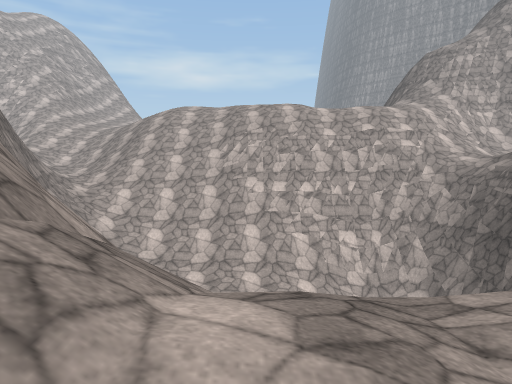
[1] (above)

12 first-person views from a walk through a 3-D level made in the Unity game engine. The camera is 1.2 m above the floor, tilts 6° down and sees 75° across. The floor is counted in squares, 2 m on a side. Each view is taken from the middle of a square. On the plan, view 1 faces up. The plan holds only what a view shows up to about 10 squares ahead; the rest is blank. The place goes on beyond the plan. The player character is not drawn. Surface patterns are stand-ins for the level's own textures.

[2]
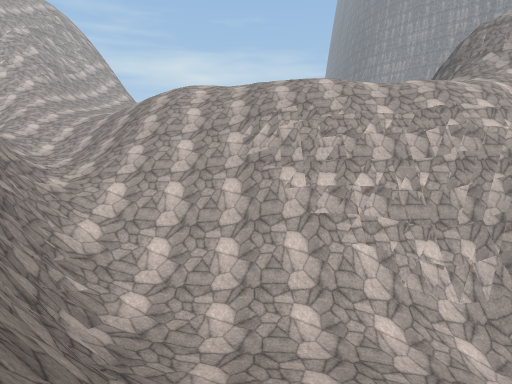

[3]
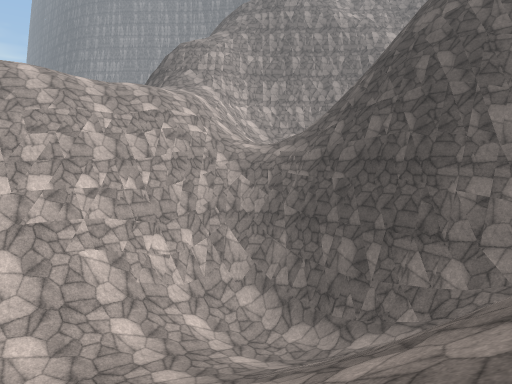

[4]
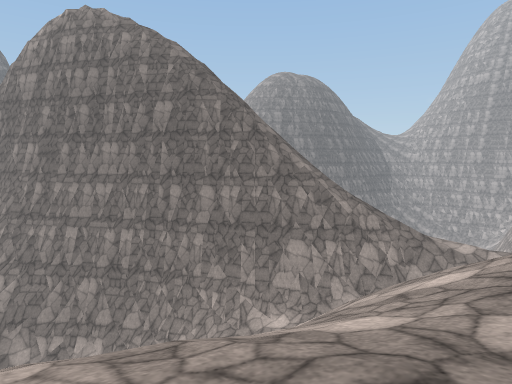

[5]
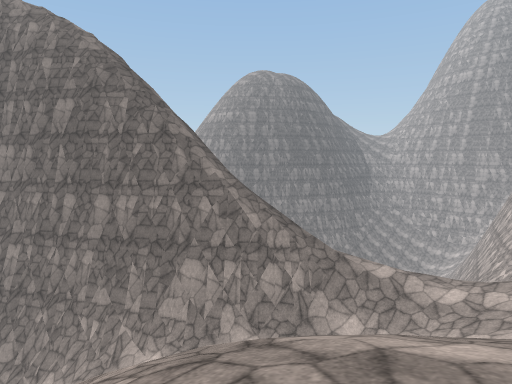

[6]
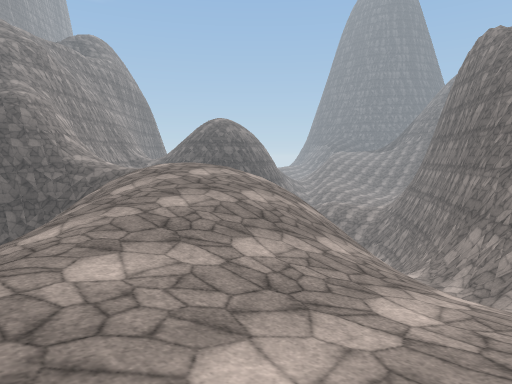

[7]
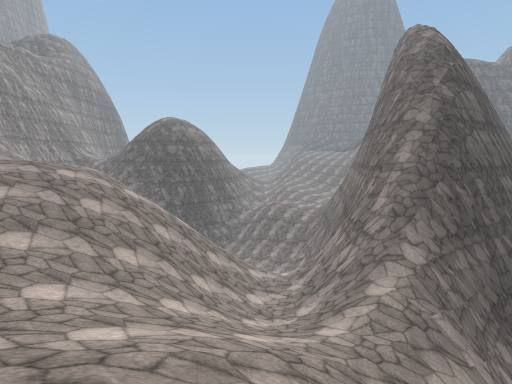

[8]
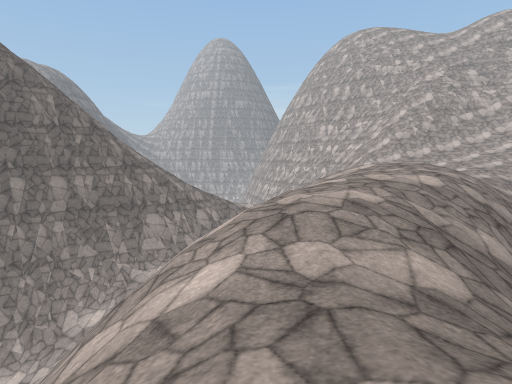

[9]
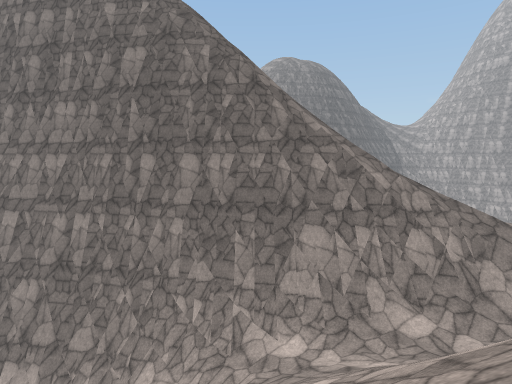

[10]
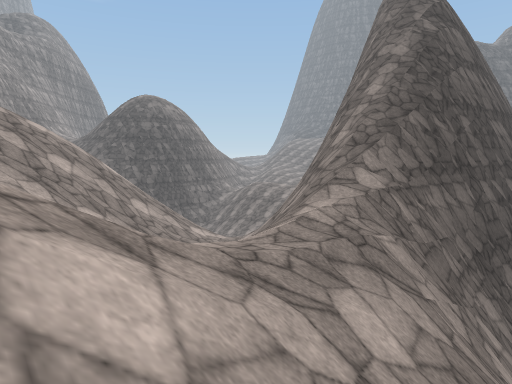

[11]
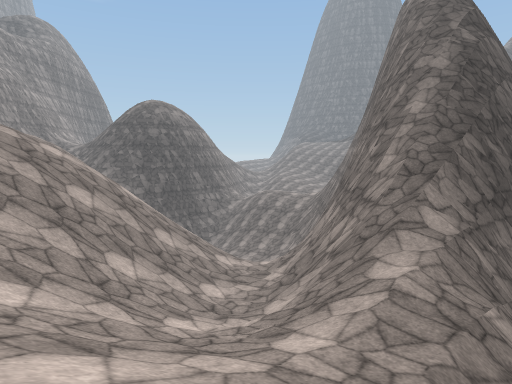

[12]
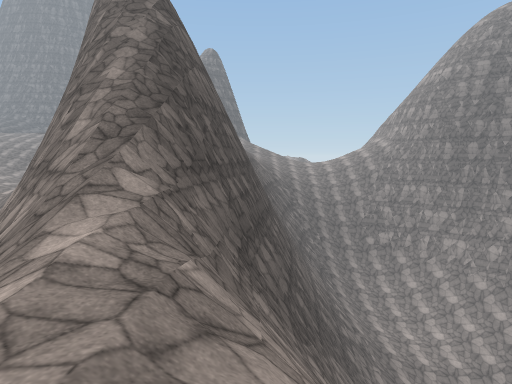

### Floor plan
Key: @ floor where view 1 was taken; # wall or solid block; x gap in a wall; . main floor; - floor 1.75 m lower than the main floor; _ floor 5 m lower than the main floor; < floor 6.5 m lower than the main floor; : floor 8 m higher than the main floor; ( floor 13 m lower than the main floor; / step, stairs or slope; = window, fence, low wall or low ledge; v drop or lower ground.
Columns run from 13 left of view 1 to 7 right of it. Each row starts with its distance up from view 1.
 23    /..-/
 22    ---.//
 21    /--..///
 20 ////-//...///
 19  ///////...///
 18 /////////....//v
 17  ///////////..///
 16 //_//////////..///
 15 ////////////////...
 14 vv///<////    ////
 13 vvv/#=<//////==vvvv#
 12  vv/##/<//////##vv==
 11  vv  ##///////### v
 10  vv# v##////////###
  9  vvvxv ##/////////##
  8  vvv#vv ##/(((////#
  7  vvvvvv ##//((///(#
  6   vvv:vv ##=/  ///##
  5       vvv ##/ /////##
  4        vv  #  /// /##
  3         v  #/ ///
  2            ##///
  1             #<<
  0              @

Where each view was taken, in squares from view 1:
view 1: 0 up, 0 right, facing up
view 2: 3 up, 1 left, facing up
view 3: 3 up, 1 left, facing up-right
view 4: 17 up, 0 right, facing down-left
view 5: 18 up, 3 left, facing down-left
view 6: 23 up, 10 left, facing down-right
view 7: 20 up, 13 left, facing down-right
view 8: 15 up, 5 right, facing left
view 9: 15 up, 2 left, facing down-left
view 10: 18 up, 13 left, facing down-right
view 11: 18 up, 12 left, facing down-right
view 12: 17 up, 12 left, facing down
